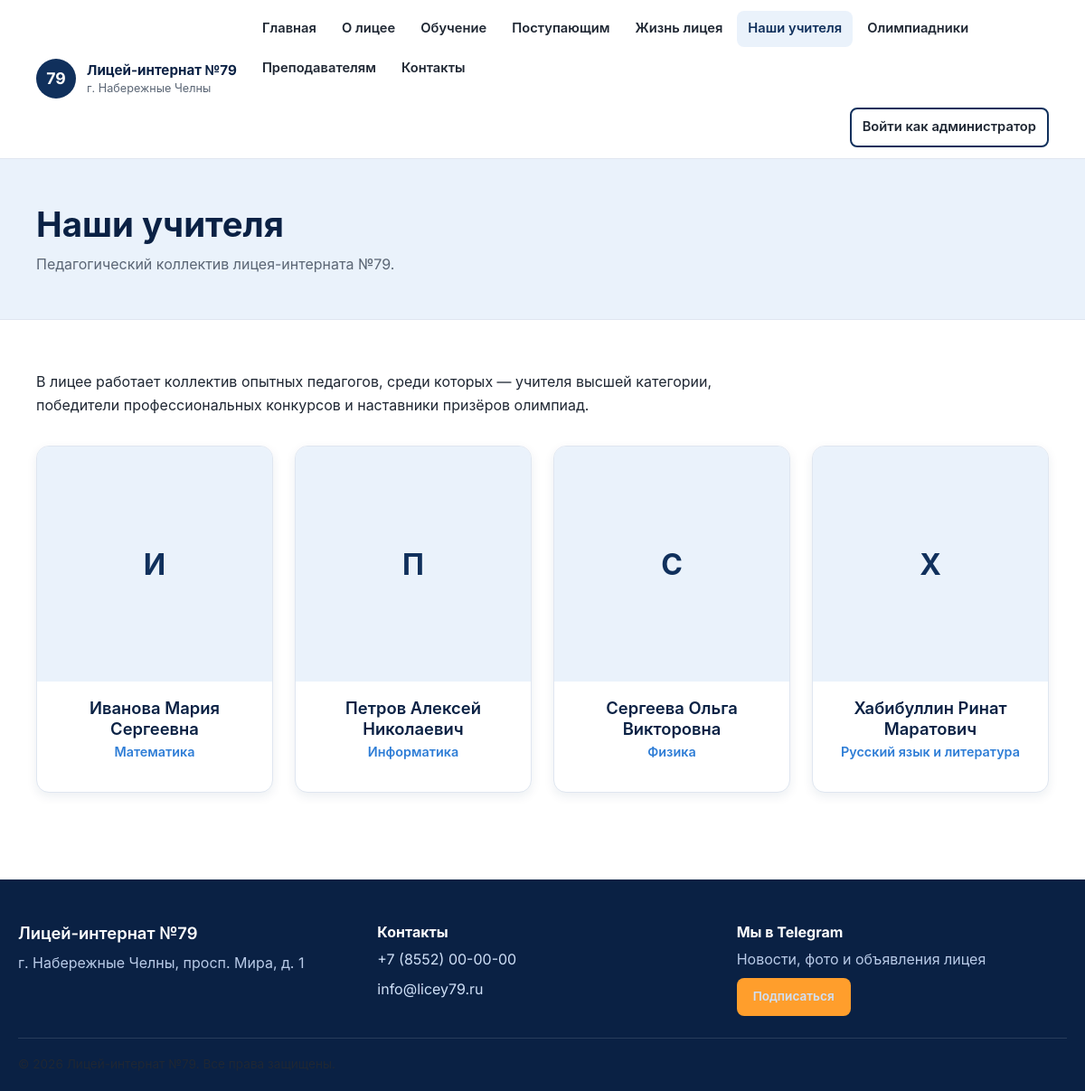
The app's page /teachers.php with its own data.
### tables this page shows
CREATE TABLE IF NOT EXISTS pages (
    id               INT UNSIGNED AUTO_INCREMENT PRIMARY KEY,
    slug             VARCHAR(191) NOT NULL,
    title            VARCHAR(255) NOT NULL,
    content          MEDIUMTEXT NULL,
    meta_description VARCHAR(500) NULL,
    protected        TINYINT(1) NOT NULL DEFAULT 0,
    nav_order        INT NOT NULL DEFAULT 100,
    updated_at       DATETIME NOT NULL DEFAULT CURRENT_TIMESTAMP ON UPDATE CURRENT_TIMESTAMP,
    UNIQUE KEY uniq_slug (slug)
);

CREATE TABLE IF NOT EXISTS teachers (
    id         INT UNSIGNED AUTO_INCREMENT PRIMARY KEY,
    full_name  VARCHAR(255) NOT NULL,
    subject    VARCHAR(255) NOT NULL,
    photo_path VARCHAR(500) NULL,
    created_at DATETIME NOT NULL DEFAULT CURRENT_TIMESTAMP
);

### includes/functions.php (called while the page is built, shortened)
<?php
function e(?string $value): string
{
    return htmlspecialchars($value ?? '', ENT_QUOTES, 'UTF-8');
}
function core_page_files(): array
{
    return [
        'home' => 'index.php',
        'about' => 'about.php',
        'education' => 'education.php',
        'admission' => 'admission.php',
        'life' => 'life.php',
        'teachers' => 'teachers.php',
        'olympiad' => 'olympiad.php',
        'careers' => 'careers.php',
        'contacts' => 'contacts.php',
    ];
}
function page_url(string $slug): string
{
    $core = core_page_files();
    return isset($core[$slug]) ? '/' . $core[$slug] : '/page.php?slug=' . urlencode($slug);
}
function get_page(PDO $pdo, string $slug): ?array
{
    $stmt = $pdo->prepare('SELECT * FROM pages WHERE slug = ? LIMIT 1');
    $stmt->execute([$slug]);
    $page = $stmt->fetch();
    return $page ?: null;
}
function get_nav_pages(PDO $pdo): array
{
    return $pdo->query('SELECT slug, title FROM pages ORDER BY nav_order ASC, id ASC')->fetchAll();
}

### teachers.php (the view, shortened to what this page needs)
<?php
require_once __DIR__ . '/includes/functions.php';
$page = get_page($pdo, 'teachers');
$activeSlug = 'teachers';
$teachers = $pdo->query('SELECT * FROM teachers ORDER BY full_name ASC')->fetchAll();
require __DIR__ . '/includes/header.php';
?>
<section class="page-hero">
  <div class="container">
    <h1><?= e($page['title'] ?? 'Наши учителя') ?></h1>
    <p>Педагогический коллектив лицея-интерната №79.</p>
  </div>
</section>
<section class="section">
  <div class="container">
    <?php if (!empty($page['content'])): ?>
      <div class="page-content" style="margin-bottom:32px;"><?= $page['content'] ?></div>
    <?php endif; ?>
    <?php if (!$teachers): ?>
      <p class="empty-state">Список учителей пока не заполнен.</p>
    <?php else: ?>
      <div class="grid grid-4">
        <?php foreach ($teachers as $teacher): ?>
          <div class="person-card">
            <div class="person-photo">
              <?php if (!empty($teacher['photo_path'])): ?>
                <img src="<?= e(UPLOAD_URL . '/' . $teacher['photo_path']) ?>" alt="Фото учителя: <?= e($teacher['full_name']) ?>" loading="lazy">
              <?php else: ?>
                <?= e(mb_substr($teacher['full_name'], 0, 1, 'UTF-8')) ?>
              <?php endif; ?>
            </div>
            <div class="person-body">
              <h3><?= e($teacher['full_name']) ?></h3>
              <p class="subject"><?= e($teacher['subject']) ?></p>
            </div>
          </div>
        <?php endforeach; ?>
      </div>
    <?php endif; ?>
  </div>
</section>
<?php require __DIR__ . '/includes/footer.php'; ?>

### includes/header.php (shortened to what this page needs)
<?php
$navPages = get_nav_pages($pdo);
?><!DOCTYPE html>
<html lang="ru">
<head>
<link rel="stylesheet" href="/css/style.css">
</head>
<body>
<header class="site-header">
  <div class="container header-inner">
    <a href="/index.php" class="logo">
      <span class="logo-badge">79</span>
      <span class="logo-text">Лицей-интернат №79<br><small><?= e(SITE_CITY) ?></small></span>
    </a>
    <nav class="main-nav" id="mainNav">
      <ul>
        <?php foreach ($navPages as $navPage): ?>
          <?php
            $slug = $navPage['slug'];
            $href = page_url($slug);
            $isActive = ($activeSlug ?? '') === $slug;
          ?>
          <li><a href="<?= e($href) ?>"<?= $isActive ? ' class="active" aria-current="page"' : '' ?>><?= e($navPage['title']) ?></a></li>
        <?php endforeach; ?>
      </ul>
      <a href="/admin/login.php" class="btn btn-outline nav-admin-btn">Войти как администратор</a>
    </nav>
  </div>
</header>
<main id="main">

### css/style.css (style rules this page uses)
:root { --navy: #10305c; --navy-dark: #0a2144; --blue-light: #eaf2fb; --blue-accent: #2e7dd6; --accent: #ff9e2c; --bg: #ffffff; --bg-soft: #f4f7fb; --text: #1f2733; --text-muted: #5b6675; --border: #dfe6f0; --radius: 14px; --radius-sm: 8px; --shadow: 0 10px 30px rgba(16, 48, 92, 0.08); --shadow-sm: 0 4px 12px rgba(16, 48, 92, 0.08); --font: 'Inter', -apple-system, BlinkMacSystemFont, 'Segoe UI', Roboto, Arial, sans-serif; --container-width: 1160px; }
* { box-sizing: border-box; }
html { scroll-behavior: smooth; }
body { margin: 0; font-family: var(--font); color: var(--text); background: var(--bg); line-height: 1.6; font-size: 16px; }
a { color: var(--blue-accent); text-decoration: none; }
h1, h2, h3, h4 { color: var(--navy-dark); line-height: 1.25; margin: 0 0 .5em; }
h1 { font-size: clamp(1.8rem, 3.2vw, 2.6rem); font-weight: 700; }
h3 { font-size: 1.15rem; font-weight: 600; }
p { margin: 0 0 1em; color: var(--text); }
.container { max-width: var(--container-width); margin: 0 auto; padding: 0 20px; }
.btn { display: inline-block; padding: 12px 24px; border-radius: var(--radius-sm); font-weight: 600; font-size: 0.95rem; border: 2px solid transparent; cursor: pointer; text-decoration: none; transition: transform .15s ease, box-shadow .15s ease, background-color .15s ease, color .15s ease; }
.btn-outline { background: transparent; color: var(--navy); border-color: var(--navy); }
.site-header { background: #fff; border-bottom: 1px solid var(--border); position: sticky; top: 0; z-index: 100; }
.header-inner { display: flex; align-items: center; justify-content: space-between; padding-top: 12px; padding-bottom: 12px; gap: 16px; }
.logo { display: flex; align-items: center; gap: 12px; color: var(--navy-dark); font-weight: 700; flex-shrink: 0; }
.logo-badge { display: flex; align-items: center; justify-content: center; width: 44px; height: 44px; border-radius: 50%; background: var(--navy); color: #fff; font-weight: 700; font-size: 1.1rem; flex-shrink: 0; }
.logo-text { font-size: 0.95rem; line-height: 1.3; }
.logo-text small { font-weight: 400; color: var(--text-muted); }
.main-nav { display: flex; align-items: center; gap: 24px; flex-wrap: wrap; justify-content: flex-end; }
.main-nav ul { display: flex; flex-wrap: wrap; gap: 4px; list-style: none; margin: 0; padding: 0; }
.main-nav a { display: inline-block; padding: 8px 12px; border-radius: var(--radius-sm); color: var(--text); font-weight: 600; font-size: 0.92rem; }
.main-nav a.active { color: var(--navy); background: var(--blue-light); }
.nav-admin-btn { white-space: nowrap; }
.page-hero { background: var(--blue-light); padding: 48px 0; border-bottom: 1px solid var(--border); }
.page-hero h1 { margin-bottom: 8px; }
.page-hero p { color: var(--text-muted); max-width: 70ch; margin: 0; }
.section { padding: 56px 0; }
.page-content { max-width: 76ch; }
.grid { display: grid; gap: 24px; }
.grid-4 { grid-template-columns: repeat(4, 1fr); }
.person-card { background: #fff; border: 1px solid var(--border); border-radius: var(--radius); overflow: hidden; box-shadow: var(--shadow-sm); text-align: center; }
.person-photo { width: 100%; aspect-ratio: 1/1; background: var(--blue-light); display: flex; align-items: center; justify-content: center; color: var(--navy); font-weight: 700; font-size: 2rem; overflow: hidden; }
.person-body { padding: 18px; }
.person-body h3 { margin-bottom: 2px; }
.person-body .subject { color: var(--blue-accent); font-weight: 600; font-size: 0.9rem; }

### records on screen
pages: title "Главная"
pages: title "О лицее"
pages: title "Обучение"
pages: title "Поступающим"
pages: title "Жизнь лицея"
pages: title "Наши учителя", content "В лицее работает коллектив опытных педагогов, среди которых — учителя высшей категории, победители профессиональных конкурсов и наставники призёров олимпиад."
pages: title "Олимпиадники"
pages: title "Преподавателям"
pages: title "Контакты"
teachers: full_name "И", full_name "Иванова Мария Сергеевна", subject "Математика"
teachers: full_name "П", full_name "Петров Алексей Николаевич", subject "Информатика"
teachers: full_name "С", full_name "Сергеева Ольга Викторовна", subject "Физика"
teachers: full_name "Х", full_name "Хабибуллин Ринат Маратович", subject "Русский язык и литература"

### other values on screen
SITE_CITY "г. Набережные Челны"
SITE_ADDRESS "г. Набережные Челны, просп. Мира, д. 1"
SITE_PHONE "+7 (8552) 00-00-00"
SITE_EMAIL "info@licey79.ru"
